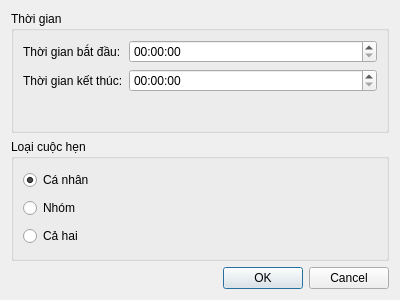
<?xml version="1.0" encoding="UTF-8"?>
<ui version="4.0">
 <class>UpdateTimeslotDialog</class>
 <widget class="QDialog" name="UpdateTimeslotDialog">
  <property name="geometry">
   <rect>
    <x>0</x>
    <y>0</y>
    <width>400</width>
    <height>300</height>
   </rect>
  </property>
  <property name="windowTitle">
   <string>Cập nhật thời gian rảnh</string>
  </property>
  <layout class="QVBoxLayout" name="verticalLayout">
   <item>
    <widget class="QGroupBox" name="groupBox">
     <property name="title">
      <string>Thời gian</string>
     </property>
     <layout class="QFormLayout" name="formLayout">
      <item row="0" column="0">
       <widget class="QLabel" name="label">
        <property name="text">
         <string>Thời gian bắt đầu:</string>
        </property>
       </widget>
      </item>
      <item row="0" column="1">
       <widget class="QTimeEdit" name="startTimeEdit"/>
      </item>
      <item row="1" column="0">
       <widget class="QLabel" name="label_2">
        <property name="text">
         <string>Thời gian kết thúc:</string>
        </property>
       </widget>
      </item>
      <item row="1" column="1">
       <widget class="QTimeEdit" name="endTimeEdit"/>
      </item>
     </layout>
    </widget>
   </item>
   <item>
    <widget class="QGroupBox" name="groupBox_2">
     <property name="title">
      <string>Loại cuộc hẹn</string>
     </property>
     <layout class="QVBoxLayout" name="verticalLayout_2">
      <item>
       <widget class="QRadioButton" name="radioPersonal">
        <property name="text">
         <string>Cá nhân</string>
        </property>
        <property name="checked">
         <bool>true</bool>
        </property>
       </widget>
      </item>
      <item>
       <widget class="QRadioButton" name="radioGroup">
        <property name="text">
         <string>Nhóm</string>
        </property>
       </widget>
      </item>
      <item>
       <widget class="QRadioButton" name="radioBoth">
        <property name="text">
         <string>Cả hai</string>
        </property>
       </widget>
      </item>
     </layout>
    </widget>
   </item>
   <item>
    <widget class="QDialogButtonBox" name="buttonBox">
     <property name="standardButtons">
      <set>QDialogButtonBox::Cancel|QDialogButtonBox::Ok</set>
     </property>
    </widget>
   </item>
  </layout>
 </widget>
 <resources/>
 <connections/>
</ui>
